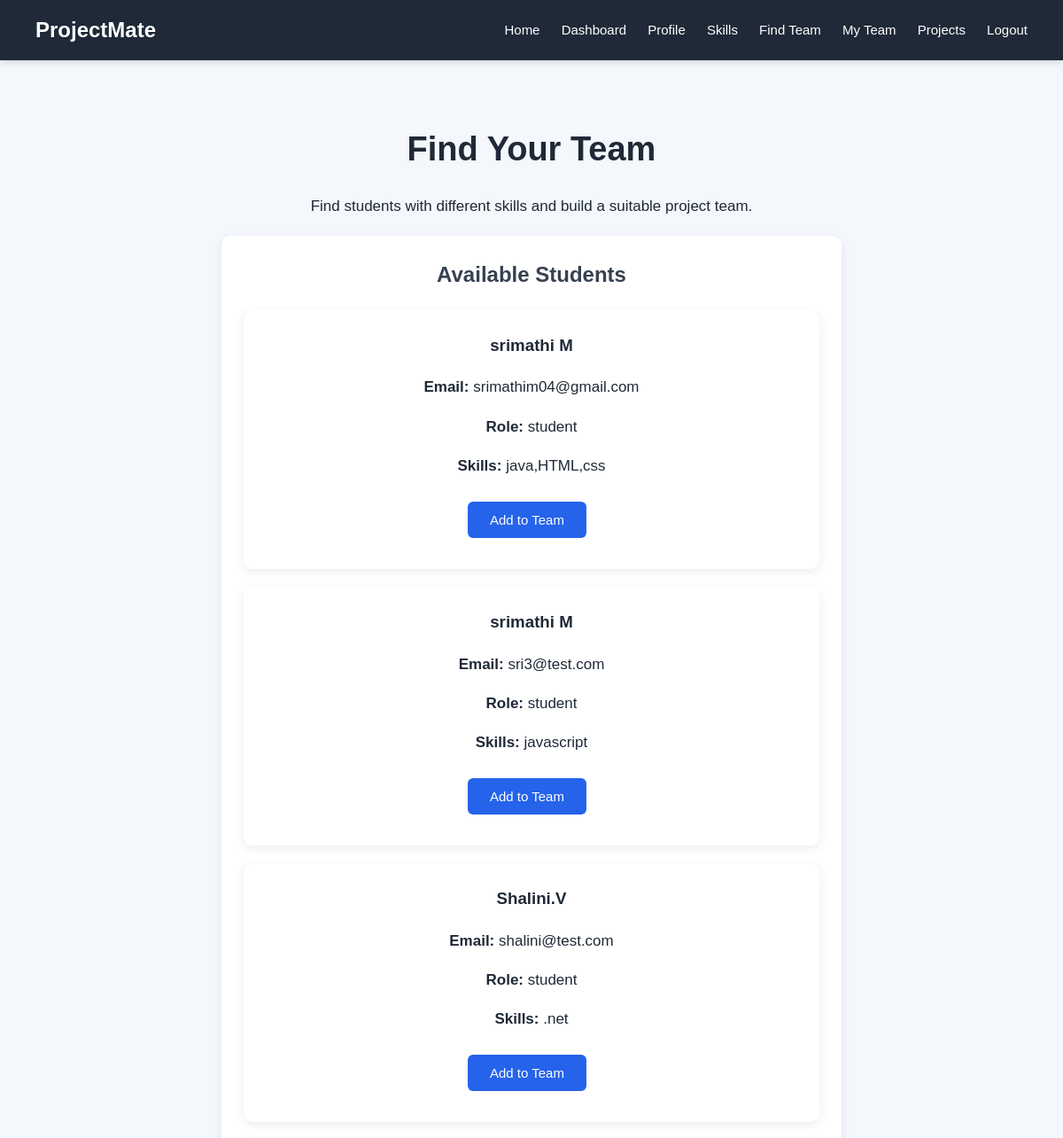
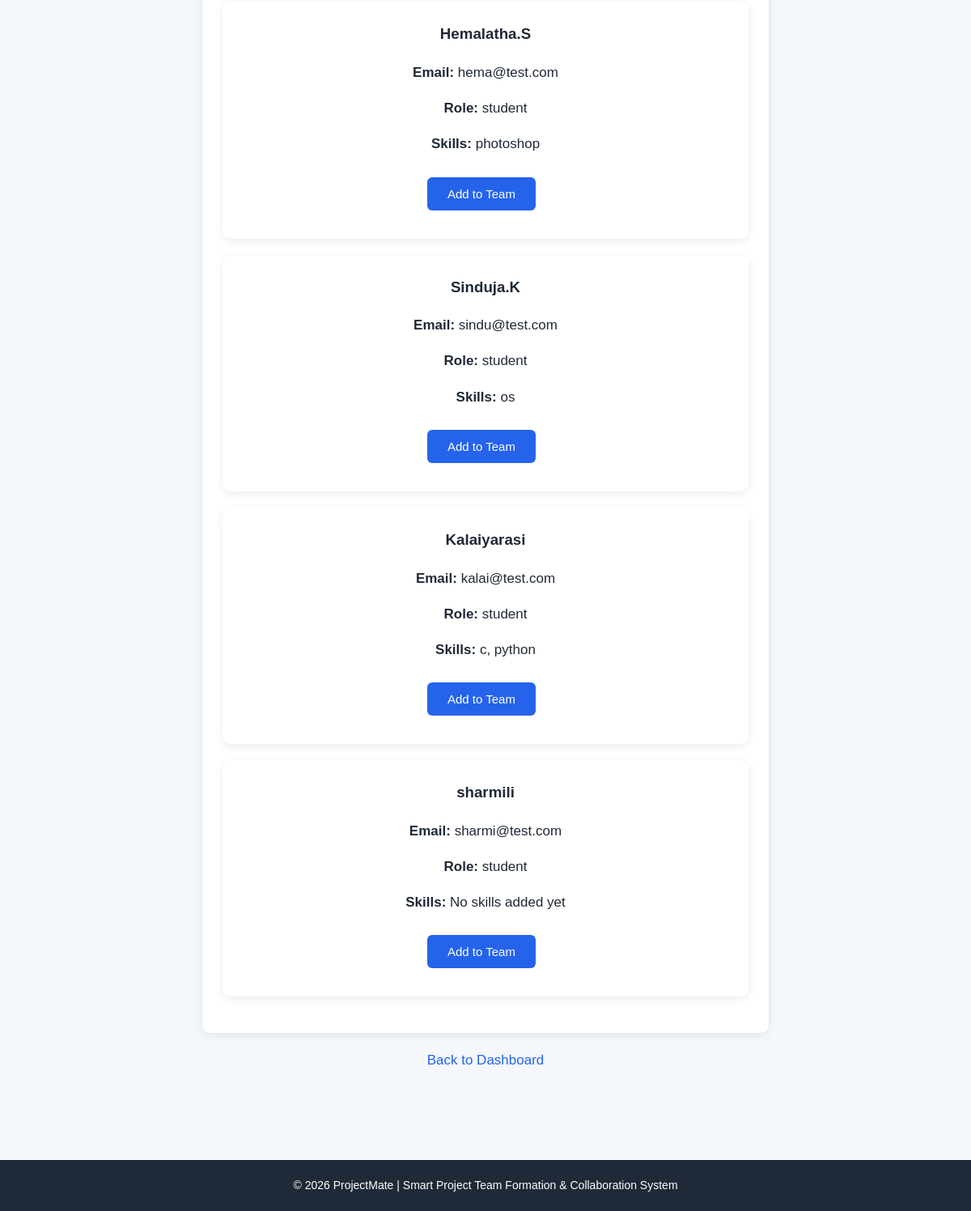
The page /find-team (signed in) on the database its author committed (2 pictures, top to bottom).
### tables this page shows
CREATE TABLE users (
            id INTEGER PRIMARY KEY AUTOINCREMENT,
            name TEXT NOT NULL,
            email TEXT UNIQUE NOT NULL,
            password TEXT NOT NULL,
            role TEXT NOT NULL
        );

### app.py (the view)
@app.route("/find-team")
def find_team():
    conn = get_db_connection()
    students = conn.execute("""
        SELECT
            users.id,
            users.name,
            users.email,
            users.role,
            GROUP_CONCAT(
                DISTINCT skills.skill_name
            ) AS skills
        FROM users

        LEFT JOIN student_profiles
            ON users.id = student_profiles.user_id

        LEFT JOIN student_skills
            ON student_profiles.id = student_skills.student_id

        LEFT JOIN skills
            ON student_skills.skill_id = skills.id

        WHERE users.role = 'student'

        GROUP BY users.id
    """).fetchall()
    conn.close()
    return render_template(
        "find_team.html",
        students=students
    )

### app.py (called while the page is built)
def get_db_connection():
    conn = sqlite3.connect(DATABASE)
    conn.row_factory = sqlite3.Row
    return conn

### templates/find_team.html (shortened to what this page needs)
<!DOCTYPE html>
<html lang="en">
<head>
    <link rel="stylesheet"
          href="{{ url_for('static', filename='style.css') }}">
</head>
<body>
    <nav>
        <h2>ProjectMate</h2>
        <div>
            <a href="{{ url_for('home') }}">
                Home
            </a>
            <a href="{{ url_for('student_dashboard') }}">
                Dashboard
            </a>
            <a href="{{ url_for('student_profile') }}">
                Profile
            </a>
            <a href="{{ url_for('student_skills') }}">
                Skills
            </a>
            <a href="{{ url_for('find_team') }}">
                Find Team
            </a>
            <a href="{{ url_for('my_team') }}">
                My Team
            </a>
            <a href="{{ url_for('my_projects') }}">
                Projects
            </a>
            <a href="{{ url_for('student_logout') }}">
                Logout
            </a>
        </div>
    </nav>
    <main>
        <section>
            <h1>
                Find Your Team
            </h1>
            <p>
                Find students with different skills and build
                a suitable project team.
            </p>
        </section>
        <section class="card">
            <h2>
                Available Students
            </h2>
            {% if students %}
                {% for student in students %}
                    <div class="card">
                        <h3>
                            {{ student["name"] }}
                        </h3>
                        <p>
                            <strong>Email:</strong>
                            {{ student["email"] }}
                        </p>
                        <p>
                            <strong>Role:</strong>
                            {{ student["role"] }}
                        </p>
                        <p>
                            <strong>Skills:</strong>
                            {{ student["skills"] or "No skills added yet" }}
                        </p>
                        <a href="{{ url_for(
                            'add_to_team',
                            student_id=session['user_id'],
                            member_id=student['id']
                        ) }}">
                            <button type="button">
                                Add to Team
                            </button>
                        </a>
                    </div>
                {% endfor %}
            {% else %}
                <p>
                    No students available yet.
                </p>
            {% endif %}
        </section>
        <p>
            <a href="{{ url_for('student_dashboard') }}">
                Back to Dashboard
            </a>
        </p>
    </main>
    <footer>
        <p>
            © 2026 ProjectMate |
            Smart Project Team Formation &
            Collaboration System
        </p>
    </footer>
</body>
</html>

### static/style.css (style rules this page uses)
* { box-sizing: border-box; }
body { font-family: Arial, sans-serif; margin: 0; padding: 0; background-color: #f4f7fb; color: #1f2937; line-height: 1.6; }
nav { background-color: #1f2937; padding: 15px 40px; display: flex; justify-content: space-between; align-items: center; box-shadow: 0 2px 8px rgba(0, 0, 0, 0.15); }
nav h2 { color: white; margin: 0; }
nav a { color: white; text-decoration: none; margin-left: 20px; font-size: 15px; }
main { max-width: 1100px; margin: 0 auto; padding: 50px 25px; }
h1 { margin-top: 20px; color: #1f2937; font-size: 32px; }
h2 { color: #374151; }
h3 { color: #1f2937; }
p { font-size: 16px; line-height: 1.6; }
main section:first-child { text-align: center; }
main h1 { font-size: 38px; margin-bottom: 20px; }
main h2 { font-size: 24px; margin-bottom: 20px; }
main p { font-size: 17px; }
button { background-color: #2563eb; color: white; border: none; padding: 12px 25px; margin: 10px; border-radius: 6px; cursor: pointer; font-size: 15px; transition: 0.3s; }
a { color: #2563eb; text-decoration: none; }
.card { background-color: white; padding: 25px; margin: 20px auto; max-width: 700px; border-radius: 10px; box-shadow: 0 3px 12px rgba(0, 0, 0, 0.08); }
.card h2, .card h3 { margin-top: 0; }
.card button { margin-left: 0; }
main > p { margin: 10px 0; }
footer { text-align: center; padding: 20px; margin-top: 50px; background-color: #1f2937; color: white; }
footer p { margin: 0; font-size: 14px; }
main { max-width: 1100px; margin: 0 auto; padding: 50px 25px; text-align: center; }
.card { background-color: white; padding: 25px; margin: 20px auto; max-width: 700px; border-radius: 10px; box-shadow: 0 3px 12px rgba(0, 0, 0, 0.08); text-align: center; }

### rows shown on the page
users: name "srimathi M", email "srimathim04@gmail.com", role "student", student "java,HTML,css"
users: name "srimathi M", email "sri3@test.com", role "student", student "javascript"
users: name "Shalini.V", email "shalini@test.com", role "student", student ".net"
users: name "Hemalatha.S", email "hema@test.com", role "student", student "photoshop"
users: name "Sinduja.K", email "sindu@test.com", role "student", student "os"
users: name "Kalaiyarasi", email "kalai@test.com", role "student", student "c, python"
users: name "sharmili", email "sharmi@test.com", role "student", student "No skills added yet"
